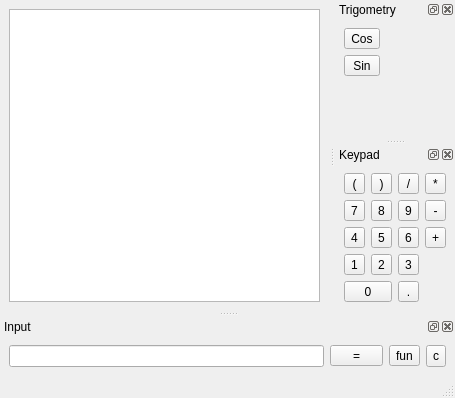
<ui version="4.0" >
 <class>CalculatorDockable</class>
 <widget class="QMainWindow" name="CalculatorDockable" >
  <property name="geometry" >
   <rect>
    <x>0</x>
    <y>0</y>
    <width>455</width>
    <height>398</height>
   </rect>
  </property>
  <property name="windowTitle" >
   <string>MainWindow</string>
  </property>
  <property name="dockNestingEnabled" >
   <bool>true</bool>
  </property>
  <widget class="QWidget" name="centralwidget" >
   <layout class="QGridLayout" >
    <property name="margin" >
     <number>9</number>
    </property>
    <property name="spacing" >
     <number>6</number>
    </property>
    <item row="0" column="0" >
     <widget class="QTextBrowser" name="textBrowser" >
      <property name="sizePolicy" >
       <sizepolicy>
        <hsizetype>7</hsizetype>
        <vsizetype>7</vsizetype>
        <horstretch>1</horstretch>
        <verstretch>0</verstretch>
       </sizepolicy>
      </property>
      <property name="lineWrapMode" >
       <enum>QTextEdit::NoWrap</enum>
      </property>
     </widget>
    </item>
   </layout>
  </widget>
  <widget class="QMenuBar" name="menubar" >
   <property name="geometry" >
    <rect>
     <x>0</x>
     <y>0</y>
     <width>455</width>
     <height>19</height>
    </rect>
   </property>
  </widget>
  <widget class="QStatusBar" name="statusbar" />
  <widget class="QDockWidget" name="dockWidget_2" >
   <property name="windowTitle" >
    <string>Trigometry</string>
   </property>
   <attribute name="dockWidgetArea" >
    <number>2</number>
   </attribute>
   <widget class="QWidget" name="dockWidgetContents_2" >
    <layout class="QGridLayout" >
     <property name="margin" >
      <number>9</number>
     </property>
     <property name="spacing" >
      <number>6</number>
     </property>
     <item row="0" column="0" >
      <layout class="QVBoxLayout" >
       <property name="margin" >
        <number>0</number>
       </property>
       <property name="spacing" >
        <number>6</number>
       </property>
       <item>
        <widget class="QToolButton" name="button_cos" >
         <property name="sizePolicy" >
          <sizepolicy>
           <hsizetype>5</hsizetype>
           <vsizetype>0</vsizetype>
           <horstretch>0</horstretch>
           <verstretch>0</verstretch>
          </sizepolicy>
         </property>
         <property name="text" >
          <string>Cos</string>
         </property>
        </widget>
       </item>
       <item>
        <widget class="QToolButton" name="button_sin" >
         <property name="sizePolicy" >
          <sizepolicy>
           <hsizetype>5</hsizetype>
           <vsizetype>0</vsizetype>
           <horstretch>0</horstretch>
           <verstretch>0</verstretch>
          </sizepolicy>
         </property>
         <property name="text" >
          <string>Sin</string>
         </property>
        </widget>
       </item>
       <item>
        <spacer>
         <property name="orientation" >
          <enum>Qt::Vertical</enum>
         </property>
         <property name="sizeHint" >
          <size>
           <width>20</width>
           <height>20</height>
          </size>
         </property>
        </spacer>
       </item>
      </layout>
     </item>
     <item row="0" column="1" >
      <spacer>
       <property name="orientation" >
        <enum>Qt::Horizontal</enum>
       </property>
       <property name="sizeHint" >
        <size>
         <width>40</width>
         <height>20</height>
        </size>
       </property>
      </spacer>
     </item>
    </layout>
   </widget>
  </widget>
  <widget class="QDockWidget" name="dockWidget" >
   <property name="sizePolicy" >
    <sizepolicy>
     <hsizetype>4</hsizetype>
     <vsizetype>4</vsizetype>
     <horstretch>0</horstretch>
     <verstretch>0</verstretch>
    </sizepolicy>
   </property>
   <property name="windowTitle" >
    <string>Keypad</string>
   </property>
   <attribute name="dockWidgetArea" >
    <number>2</number>
   </attribute>
   <widget class="QWidget" name="dockWidgetContents" >
    <layout class="QGridLayout" >
     <property name="margin" >
      <number>9</number>
     </property>
     <property name="spacing" >
      <number>6</number>
     </property>
     <item row="4" column="2" >
      <widget class="QToolButton" name="button_comma" >
       <property name="sizePolicy" >
        <sizepolicy>
         <hsizetype>1</hsizetype>
         <vsizetype>1</vsizetype>
         <horstretch>0</horstretch>
         <verstretch>0</verstretch>
        </sizepolicy>
       </property>
       <property name="text" >
        <string>.</string>
       </property>
      </widget>
     </item>
     <item row="3" column="2" >
      <widget class="QToolButton" name="button_3" >
       <property name="sizePolicy" >
        <sizepolicy>
         <hsizetype>1</hsizetype>
         <vsizetype>1</vsizetype>
         <horstretch>0</horstretch>
         <verstretch>0</verstretch>
        </sizepolicy>
       </property>
       <property name="text" >
        <string>3</string>
       </property>
      </widget>
     </item>
     <item row="0" column="2" >
      <widget class="QToolButton" name="button_devide" >
       <property name="sizePolicy" >
        <sizepolicy>
         <hsizetype>1</hsizetype>
         <vsizetype>1</vsizetype>
         <horstretch>0</horstretch>
         <verstretch>0</verstretch>
        </sizepolicy>
       </property>
       <property name="text" >
        <string>/</string>
       </property>
      </widget>
     </item>
     <item row="1" column="2" >
      <widget class="QToolButton" name="button_9" >
       <property name="sizePolicy" >
        <sizepolicy>
         <hsizetype>1</hsizetype>
         <vsizetype>1</vsizetype>
         <horstretch>0</horstretch>
         <verstretch>0</verstretch>
        </sizepolicy>
       </property>
       <property name="text" >
        <string>9</string>
       </property>
      </widget>
     </item>
     <item row="2" column="2" >
      <widget class="QToolButton" name="button_6" >
       <property name="sizePolicy" >
        <sizepolicy>
         <hsizetype>1</hsizetype>
         <vsizetype>1</vsizetype>
         <horstretch>0</horstretch>
         <verstretch>0</verstretch>
        </sizepolicy>
       </property>
       <property name="text" >
        <string>6</string>
       </property>
      </widget>
     </item>
     <item row="4" column="0" colspan="2" >
      <widget class="QToolButton" name="button_0" >
       <property name="sizePolicy" >
        <sizepolicy>
         <hsizetype>1</hsizetype>
         <vsizetype>1</vsizetype>
         <horstretch>0</horstretch>
         <verstretch>0</verstretch>
        </sizepolicy>
       </property>
       <property name="text" >
        <string>0</string>
       </property>
      </widget>
     </item>
     <item row="3" column="0" >
      <widget class="QToolButton" name="button_1" >
       <property name="sizePolicy" >
        <sizepolicy>
         <hsizetype>1</hsizetype>
         <vsizetype>1</vsizetype>
         <horstretch>0</horstretch>
         <verstretch>0</verstretch>
        </sizepolicy>
       </property>
       <property name="text" >
        <string>1</string>
       </property>
      </widget>
     </item>
     <item row="3" column="1" >
      <widget class="QToolButton" name="button_2" >
       <property name="sizePolicy" >
        <sizepolicy>
         <hsizetype>1</hsizetype>
         <vsizetype>1</vsizetype>
         <horstretch>0</horstretch>
         <verstretch>0</verstretch>
        </sizepolicy>
       </property>
       <property name="text" >
        <string>2</string>
       </property>
      </widget>
     </item>
     <item row="2" column="1" >
      <widget class="QToolButton" name="button_5" >
       <property name="sizePolicy" >
        <sizepolicy>
         <hsizetype>1</hsizetype>
         <vsizetype>1</vsizetype>
         <horstretch>0</horstretch>
         <verstretch>0</verstretch>
        </sizepolicy>
       </property>
       <property name="text" >
        <string>5</string>
       </property>
      </widget>
     </item>
     <item row="0" column="1" >
      <widget class="QToolButton" name="button_right" >
       <property name="sizePolicy" >
        <sizepolicy>
         <hsizetype>1</hsizetype>
         <vsizetype>1</vsizetype>
         <horstretch>0</horstretch>
         <verstretch>0</verstretch>
        </sizepolicy>
       </property>
       <property name="text" >
        <string>)</string>
       </property>
      </widget>
     </item>
     <item row="1" column="1" >
      <widget class="QToolButton" name="button_8" >
       <property name="sizePolicy" >
        <sizepolicy>
         <hsizetype>1</hsizetype>
         <vsizetype>1</vsizetype>
         <horstretch>0</horstretch>
         <verstretch>0</verstretch>
        </sizepolicy>
       </property>
       <property name="text" >
        <string>8</string>
       </property>
      </widget>
     </item>
     <item row="0" column="3" >
      <widget class="QToolButton" name="button_multiply" >
       <property name="sizePolicy" >
        <sizepolicy>
         <hsizetype>1</hsizetype>
         <vsizetype>1</vsizetype>
         <horstretch>0</horstretch>
         <verstretch>0</verstretch>
        </sizepolicy>
       </property>
       <property name="text" >
        <string>*</string>
       </property>
      </widget>
     </item>
     <item row="1" column="3" >
      <widget class="QToolButton" name="button_subtract" >
       <property name="sizePolicy" >
        <sizepolicy>
         <hsizetype>1</hsizetype>
         <vsizetype>1</vsizetype>
         <horstretch>0</horstretch>
         <verstretch>0</verstretch>
        </sizepolicy>
       </property>
       <property name="text" >
        <string>-</string>
       </property>
      </widget>
     </item>
     <item row="0" column="0" >
      <widget class="QToolButton" name="button_left" >
       <property name="sizePolicy" >
        <sizepolicy>
         <hsizetype>1</hsizetype>
         <vsizetype>1</vsizetype>
         <horstretch>0</horstretch>
         <verstretch>0</verstretch>
        </sizepolicy>
       </property>
       <property name="text" >
        <string>(</string>
       </property>
      </widget>
     </item>
     <item row="1" column="0" >
      <widget class="QToolButton" name="button_7" >
       <property name="sizePolicy" >
        <sizepolicy>
         <hsizetype>1</hsizetype>
         <vsizetype>1</vsizetype>
         <horstretch>0</horstretch>
         <verstretch>0</verstretch>
        </sizepolicy>
       </property>
       <property name="text" >
        <string>7</string>
       </property>
      </widget>
     </item>
     <item row="2" column="3" >
      <widget class="QToolButton" name="button_add" >
       <property name="sizePolicy" >
        <sizepolicy>
         <hsizetype>1</hsizetype>
         <vsizetype>1</vsizetype>
         <horstretch>0</horstretch>
         <verstretch>0</verstretch>
        </sizepolicy>
       </property>
       <property name="text" >
        <string>+</string>
       </property>
      </widget>
     </item>
     <item row="2" column="0" >
      <widget class="QToolButton" name="button_4" >
       <property name="sizePolicy" >
        <sizepolicy>
         <hsizetype>1</hsizetype>
         <vsizetype>1</vsizetype>
         <horstretch>0</horstretch>
         <verstretch>0</verstretch>
        </sizepolicy>
       </property>
       <property name="text" >
        <string>4</string>
       </property>
      </widget>
     </item>
    </layout>
   </widget>
  </widget>
  <widget class="QDockWidget" name="dockWidget_4" >
   <property name="sizePolicy" >
    <sizepolicy>
     <hsizetype>5</hsizetype>
     <vsizetype>5</vsizetype>
     <horstretch>0</horstretch>
     <verstretch>0</verstretch>
    </sizepolicy>
   </property>
   <property name="windowTitle" >
    <string>Input</string>
   </property>
   <attribute name="dockWidgetArea" >
    <number>8</number>
   </attribute>
   <widget class="QWidget" name="dockWidgetContents_4" >
    <layout class="QGridLayout" >
     <property name="margin" >
      <number>9</number>
     </property>
     <property name="spacing" >
      <number>6</number>
     </property>
     <item row="0" column="0" >
      <layout class="QHBoxLayout" >
       <property name="margin" >
        <number>0</number>
       </property>
       <property name="spacing" >
        <number>6</number>
       </property>
       <item>
        <widget class="QLineEdit" name="lineEdit" >
         <property name="sizePolicy" >
          <sizepolicy>
           <hsizetype>7</hsizetype>
           <vsizetype>0</vsizetype>
           <horstretch>6</horstretch>
           <verstretch>0</verstretch>
          </sizepolicy>
         </property>
        </widget>
       </item>
       <item>
        <widget class="QToolButton" name="button_equal" >
         <property name="sizePolicy" >
          <sizepolicy>
           <hsizetype>5</hsizetype>
           <vsizetype>4</vsizetype>
           <horstretch>1</horstretch>
           <verstretch>0</verstretch>
          </sizepolicy>
         </property>
         <property name="text" >
          <string>=</string>
         </property>
        </widget>
       </item>
       <item>
        <widget class="QToolButton" name="button_functions" >
         <property name="text" >
          <string>fun</string>
         </property>
        </widget>
       </item>
       <item>
        <widget class="QToolButton" name="button_clear" >
         <property name="sizePolicy" >
          <sizepolicy>
           <hsizetype>5</hsizetype>
           <vsizetype>5</vsizetype>
           <horstretch>0</horstretch>
           <verstretch>0</verstretch>
          </sizepolicy>
         </property>
         <property name="text" >
          <string>c</string>
         </property>
        </widget>
       </item>
      </layout>
     </item>
    </layout>
   </widget>
  </widget>
 </widget>
 <tabstops>
  <tabstop>lineEdit</tabstop>
  <tabstop>button_equal</tabstop>
  <tabstop>button_clear</tabstop>
  <tabstop>button_left</tabstop>
  <tabstop>button_right</tabstop>
  <tabstop>button_devide</tabstop>
  <tabstop>button_multiply</tabstop>
  <tabstop>button_7</tabstop>
  <tabstop>button_8</tabstop>
  <tabstop>button_9</tabstop>
  <tabstop>button_subtract</tabstop>
  <tabstop>button_4</tabstop>
  <tabstop>button_5</tabstop>
  <tabstop>button_6</tabstop>
  <tabstop>button_add</tabstop>
  <tabstop>button_1</tabstop>
  <tabstop>button_2</tabstop>
  <tabstop>button_3</tabstop>
  <tabstop>button_0</tabstop>
  <tabstop>button_comma</tabstop>
  <tabstop>button_cos</tabstop>
  <tabstop>button_sin</tabstop>
  <tabstop>textBrowser</tabstop>
  <tabstop>button_functions</tabstop>
 </tabstops>
 <resources/>
 <connections>
  <connection>
   <sender>lineEdit</sender>
   <signal>returnPressed()</signal>
   <receiver>button_equal</receiver>
   <slot>click()</slot>
   <hints>
    <hint type="sourcelabel" >
     <x>286</x>
     <y>363</y>
    </hint>
    <hint type="destinationlabel" >
     <x>385</x>
     <y>363</y>
    </hint>
   </hints>
  </connection>
  <connection>
   <sender>button_clear</sender>
   <signal>pressed()</signal>
   <receiver>lineEdit</receiver>
   <slot>clear()</slot>
   <hints>
    <hint type="sourcelabel" >
     <x>444</x>
     <y>364</y>
    </hint>
    <hint type="destinationlabel" >
     <x>290</x>
     <y>363</y>
    </hint>
   </hints>
  </connection>
 </connections>
</ui>
